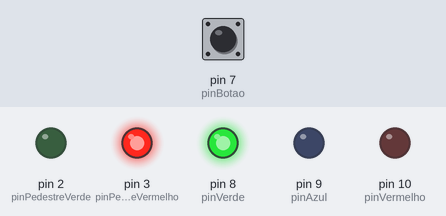
Bench run of a sketch on a simulated Arduino Uno, built with avr-gcc and run on an emulated ATmega328P. Shown: output pins drawn as LEDs (lit = HIGH). Dashed ring = blinking. Inputs (shaded band) come from the test bench; at power-on: pin 7 (pinBotao) LOW.

Above: at 1.2 s.
1.3 s: pin 7 (pinBotao) pulled HIGH for 0.15 s
At 1.9 s:
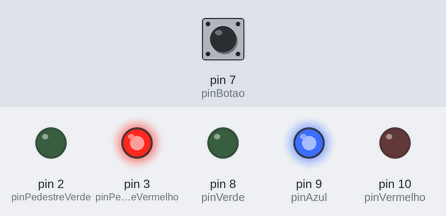
2.9 s: pin 7 (pinBotao) pulled HIGH for 1 s
At 4.3 s:
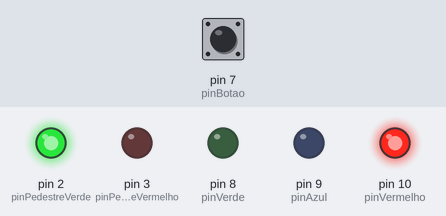
5.4 s: pin 7 (pinBotao) pulled HIGH for 0.15 s
At 5.6 s:
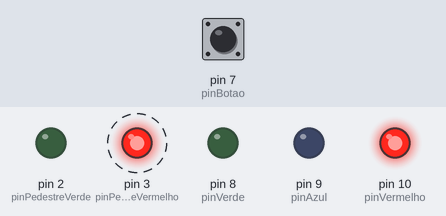
8.4 s: pin 7 (pinBotao) pulled HIGH for 3.2 s
At 9.7 s:
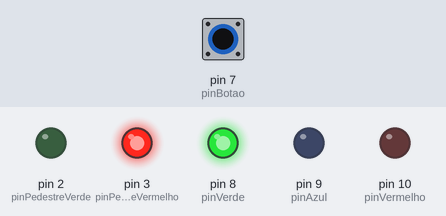
Timing chart, 0 to 11.4 s (numbered marks = the images above; inputs shaded):
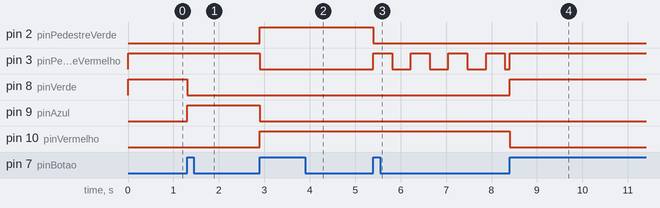

The sketch:

semaforo_semaforo.ino
```cpp
int pinVermelho = 10;
int pinVerde = 8;
int pinAzul = 9;
int pinBotao = 7;
int fasesemaforo = 1;
int estadobotao;
int pinPedestreVermelho = 3;
int pinPedestreVerde = 2;
int estadoAnteriorBotao;
int tempoPisca;
int estadoPisca;

void setup() {

  pinMode(pinVerde, OUTPUT);
  pinMode(pinAzul, OUTPUT);
  pinMode(pinVermelho, OUTPUT);
  pinMode(pinBotao, INPUT);
  pinMode(pinPedestreVermelho, OUTPUT);
  pinMode(pinPedestreVerde, OUTPUT);
  tempoPisca = 0;
  estadoPisca = HIGH;

  estadoAnteriorBotao =  digitalRead(pinBotao);

}

void loop() {

  estadobotao = digitalRead(pinBotao);

  if ((estadobotao == HIGH) && (estadoAnteriorBotao == LOW)) {
    if (fasesemaforo < 4) {
      fasesemaforo = fasesemaforo + 1;
    }
    else {
      fasesemaforo = 1;
    }
  }

  estadoAnteriorBotao = estadobotao;

  if (fasesemaforo == 1) {
    digitalWrite(pinVerde, HIGH);
    digitalWrite(pinAzul, LOW);
    digitalWrite(pinVermelho, LOW);
    digitalWrite(pinPedestreVermelho, HIGH);
    digitalWrite(pinPedestreVerde, LOW);
  }

  if (fasesemaforo == 2) {
    digitalWrite(pinVerde, LOW);
    digitalWrite(pinAzul, HIGH);
    digitalWrite(pinVermelho, LOW);
    digitalWrite(pinPedestreVermelho, HIGH);
    digitalWrite(pinPedestreVerde, LOW);
  }

  if (fasesemaforo == 3) {
    digitalWrite(pinVerde, LOW);
    digitalWrite(pinAzul, LOW);
    digitalWrite(pinVermelho, HIGH);
    digitalWrite(pinPedestreVermelho, LOW);
    digitalWrite(pinPedestreVerde, HIGH);
  }

  if (fasesemaforo == 4) {
    digitalWrite(pinVerde, LOW);
    digitalWrite(pinAzul, LOW);
    digitalWrite(pinVermelho, HIGH);

    tempoPisca = tempoPisca + 1;
    if (tempoPisca == 400){
      estadoPisca = !estadoPisca;
      tempoPisca = 0;
    }
    digitalWrite(pinPedestreVermelho,estadoPisca);
    digitalWrite(pinPedestreVerde, LOW);
  }
  delay(1);
}
```

Measured:
- after the input at 1.3 s, pin 8 (pinVerde): HIGH → LOW at once; pin 9 (pinAzul): LOW → HIGH at once
- after the input at 2.9 s, pin 2 (pinPedestreVerde), pin 10 (pinVermelho): LOW → HIGH at once; pin 3 (pinPedestreVermelho), pin 9 (pinAzul): HIGH → LOW at once
- after the input at 5.4 s, pin 2 (pinPedestreVerde): HIGH → LOW at once; pin 3 (pinPedestreVermelho): alternates HIGH for 0.41 s and LOW for 0.41 s, starting at once
- after the input at 8.4 s, pin 8 (pinVerde): LOW → HIGH at once; pin 10 (pinVermelho): HIGH → LOW at once
